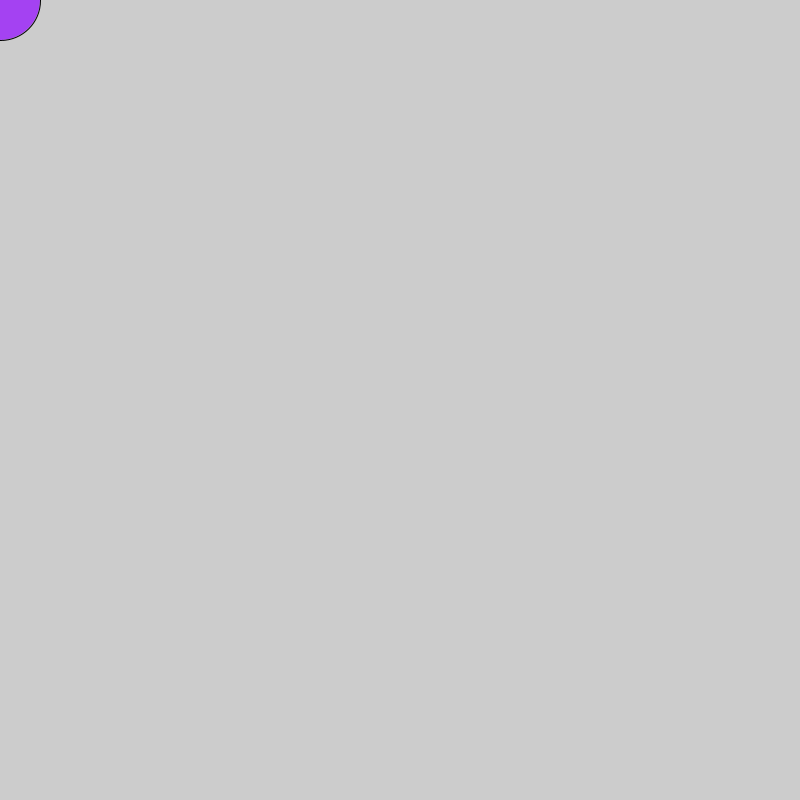
Frame 1 (no input)
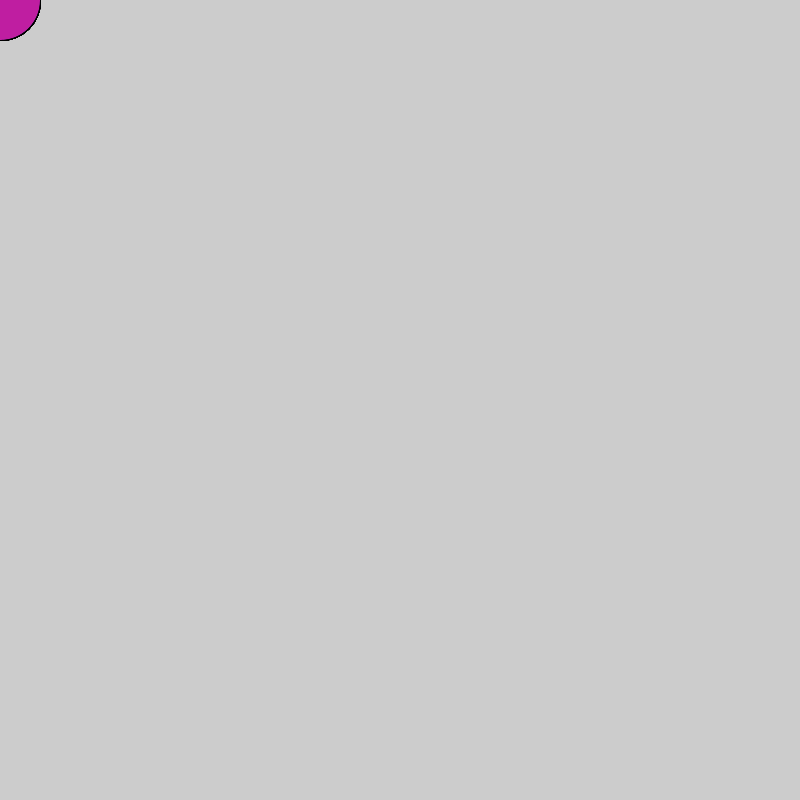
Frame 60 (the mouse pressed at the canvas centre just before this capture)
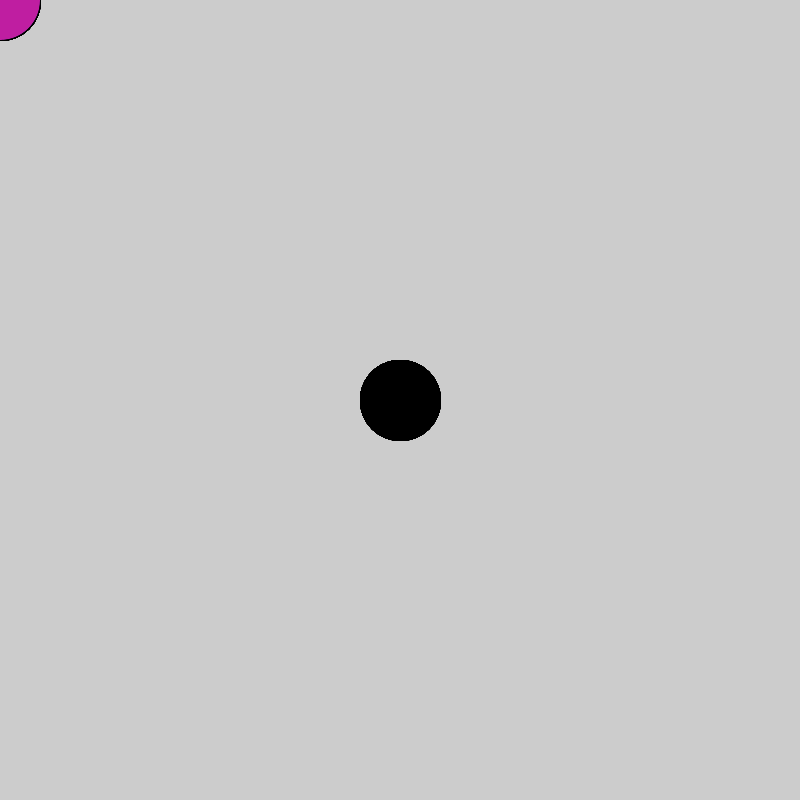
Frame 120 (the mouse held since frame 60 and released just before this capture)

The Processing sketch that drew these frames (run headless with seeded random() and noise(); from frame 60 on, the mouse is pressed at the canvas centre):

// Processing sketch: sfere_colorate
// ── sfere_colorate.pde
void setup() {
  size(800, 800);
  smooth();
}
void draw() {
  if (mousePressed) {
    fill(0);
  } 
  else {
    fill(random(255), random(255), random(255));
  }
  ellipse(mouseX, mouseY, 80, 80);
}
